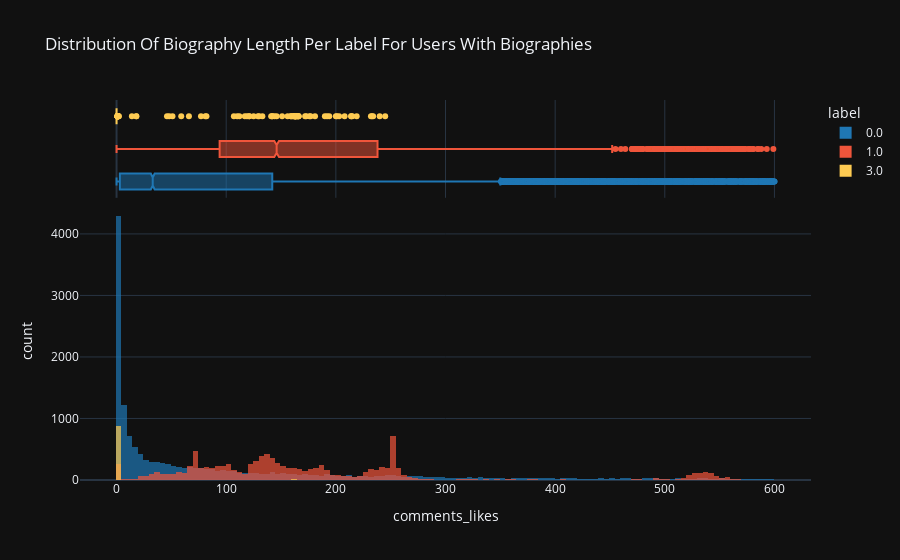

The notebook cell saved with this chart:
### Code cell
# Biography length distribution
fig = px.histogram(
    df_main.query('outlier == ""'),
    x='comments_likes', 
    nbins=200,
    color="label",
    opacity=.7,
    marginal="box", # or violin, rug)
    title=f'Distribution of Biography Length per Label for users with biographies',
    **plotly_kwargs
    )

fig = fig.update_layout(barmode='overlay')

# sv.save_plotly_fig(fig)
sv.save_plotly_fig(fig, 'fig')

### Figure 1 — Plotly figure (JSON) as saved in the notebook; plotly's stock layout.template omitted (floating-point values rounded to 4 significant figures; data arrays with more than 128 entries replaced by an {"elided": "..."} marker saying what was removed)
{"data": [{"alignmentgroup": "True", "bingroup": "x", "hovertemplate": "label=0.0<br>comments_likes=%{x}<br>count=%{y}<extra></extra>", "legendgroup": "0.0", "marker": {"color": "#1f77b4", "opacity": 0.7, "pattern": {"shape": ""}}, "name": "0.0", "nbinsx": 200, "offsetgroup": "0.0", "orientation": "v", "showlegend": true, "type": "histogram", "x": {"elided": "15392 int values"}, "xaxis": "x", "yaxis": "y"}, {"alignmentgroup": "True", "hovertemplate": "label=0.0<br>comments_likes=%{x}<extra></extra>", "legendgroup": "0.0", "marker": {"color": "#1f77b4"}, "name": "0.0", "notched": true, "offsetgroup": "0.0", "showlegend": false, "type": "box", "x": {"elided": "15392 int values"}, "xaxis": "x2", "yaxis": "y2"}, {"alignmentgroup": "True", "bingroup": "x", "hovertemplate": "label=1.0<br>comments_likes=%{x}<br>count=%{y}<extra></extra>", "legendgroup": "1.0", "marker": {"color": "#EF553B", "opacity": 0.7, "pattern": {"shape": ""}}, "name": "1.0", "nbinsx": 200, "offsetgroup": "1.0", "orientation": "v", "showlegend": true, "type": "histogram", "x": {"elided": "10854 int values"}, "xaxis": "x", "yaxis": "y"}, {"alignmentgroup": "True", "hovertemplate": "label=1.0<br>comments_likes=%{x}<extra></extra>", "legendgroup": "1.0", "marker": {"color": "#EF553B"}, "name": "1.0", "notched": true, "offsetgroup": "1.0", "showlegend": false, "type": "box", "x": {"elided": "10854 int values"}, "xaxis": "x2", "yaxis": "y2"}, {"alignmentgroup": "True", "bingroup": "x", "hovertemplate": "label=3.0<br>comments_likes=%{x}<br>count=%{y}<extra></extra>", "legendgroup": "3.0", "marker": {"color": "#FECB52", "opacity": 0.7, "pattern": {"shape": ""}}, "name": "3.0", "nbinsx": 200, "offsetgroup": "3.0", "orientation": "v", "showlegend": true, "type": "histogram", "x": {"elided": "945 int values"}, "xaxis": "x", "yaxis": "y"}, {"alignmentgroup": "True", "hovertemplate": "label=3.0<br>comments_likes=%{x}<extra></extra>", "legendgroup": "3.0", "marker": {"color": "#FECB52"}, "name": "3.0", "notched": true, "offsetgroup": "3.0", "showlegend": false, "type": "box", "x": {"elided": "945 int values"}, "xaxis": "x2", "yaxis": "y2"}], "layout": {"barmode": "overlay", "legend": {"title": {"text": "label"}, "tracegroupgap": 0}, "title": {"text": "Distribution Of Biography Length Per Label For Users With Biographies"}, "xaxis": {"anchor": "y", "domain": [0, 1], "title": {"text": "comments_likes"}}, "xaxis2": {"anchor": "y2", "domain": [0, 1], "matches": "x", "showgrid": true, "showticklabels": false}, "yaxis": {"anchor": "x", "domain": [0, 0.7326], "title": {"text": "count"}}, "yaxis2": {"anchor": "x2", "domain": [0.7426, 1], "matches": "y2", "showgrid": false, "showline": false, "showticklabels": false, "ticks": ""}}}
